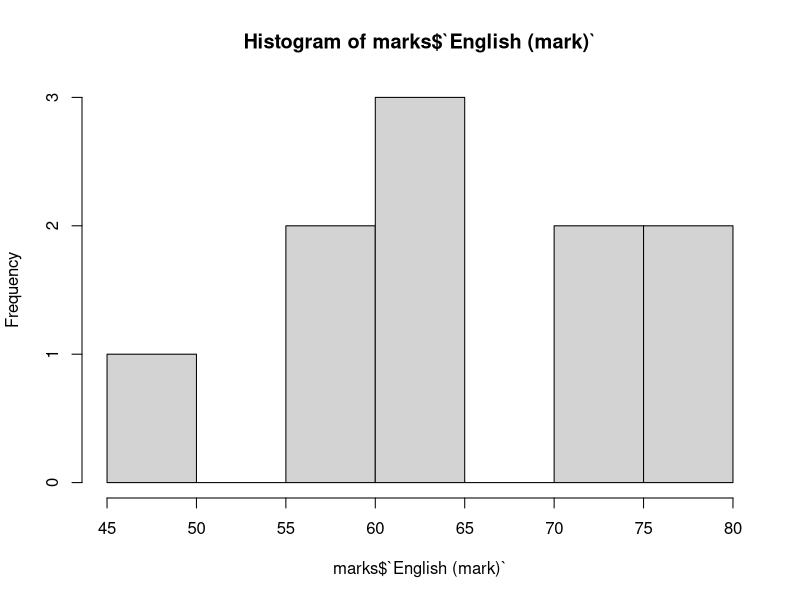
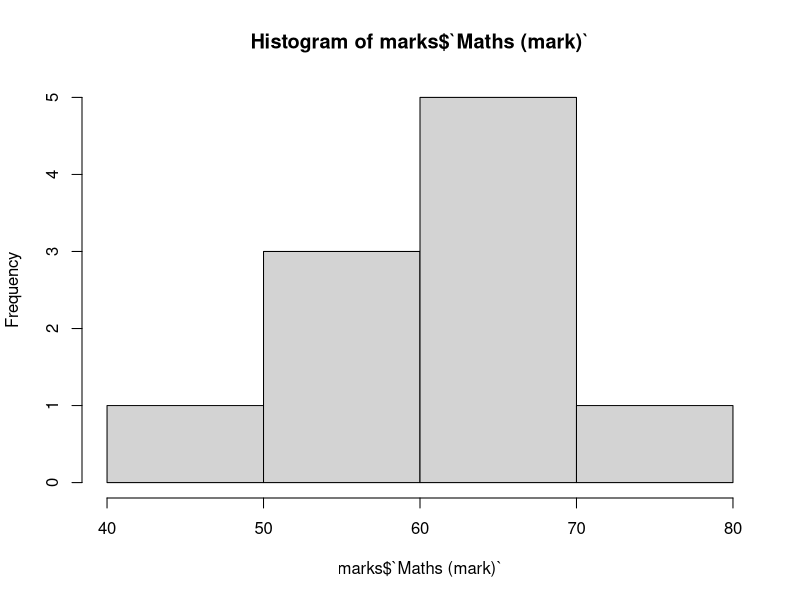
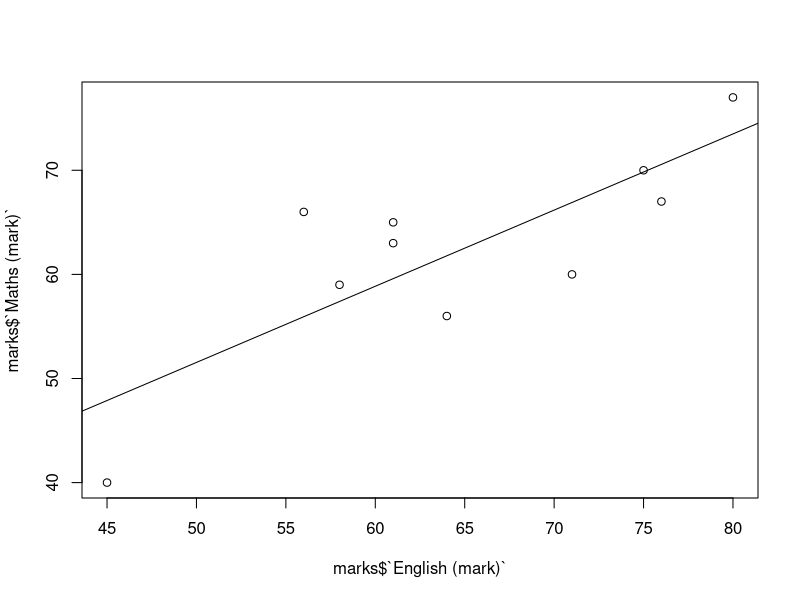

Recreate these plots in R, in order.
library(readr)
marks <- read_csv("marks.csv")
View(marks)
cor(marks$`English (mark)`,marks$`Maths (mark)`)
cor(marks$`English (mark)`,marks$`Maths (mark)`,method="spearman")
hist(marks$`English (mark)`)
hist(marks$`Maths (mark)`)
plot(marks$`English (mark)`,marks$`Maths (mark)`)
abline(lm(marks$`Maths (mark)`~marks$`English (mark)`))
